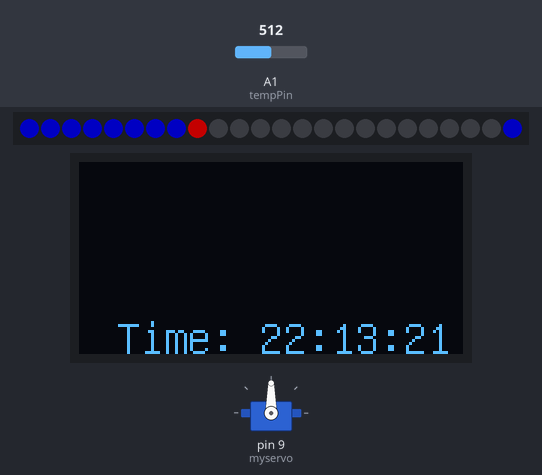
Recording of a sketch running on a simulated Arduino Uno, built with avr-gcc and run on an emulated ATmega328P. On the bench: 24 RGB LEDs in strip order, left to right, servo, 128×64 one-colour display. The inputs (shaded band) are chosen by the test bench; at power-on: A1 (tempPin) = 512. Dim RGB values are drawn brighter than linear; the local clock reads 2024-03-15 10:24:30 at power-on unless the sketch sets it.

Above: at 2.1 s.
2.2 s: A1 (tempPin) set to 523
At 2.9 s:
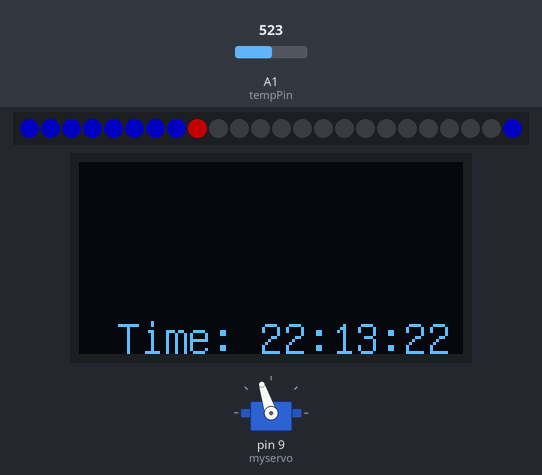
6.6 s: A1 (tempPin) set to 511
At 7.8 s:
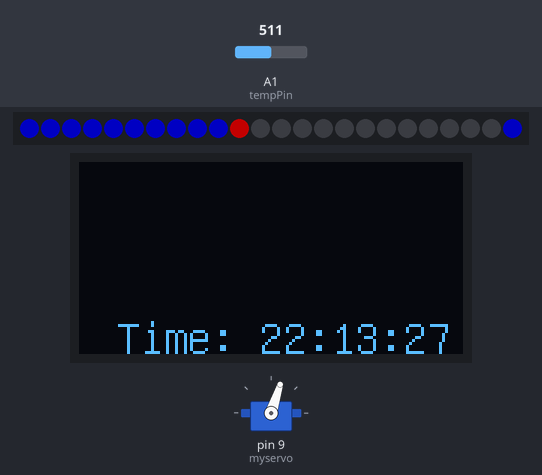
11.0 s: A1 (tempPin) set to 306
At 12.1 s:
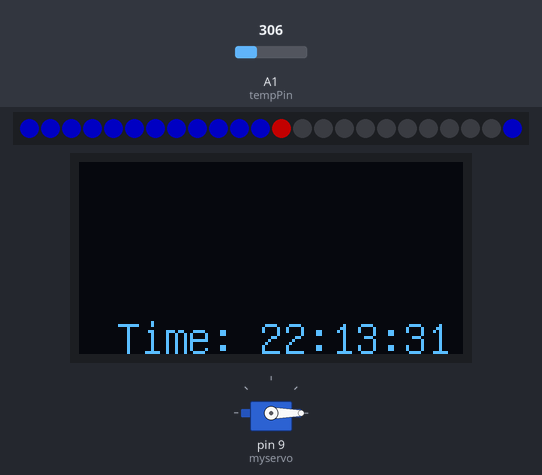
15.4 s: A1 (tempPin) set to 467
At 16.9 s:
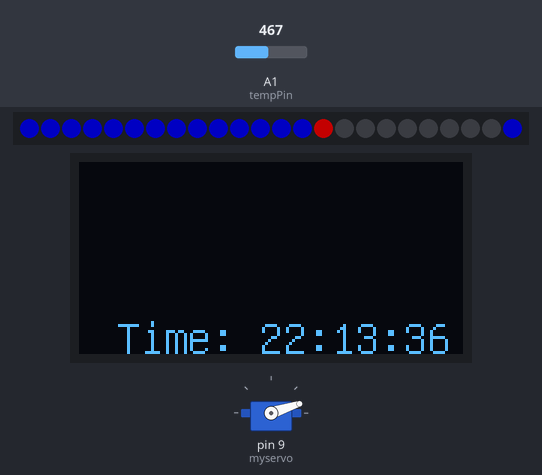
19.8 s: A1 (tempPin) set to 485
At 38.7 s:
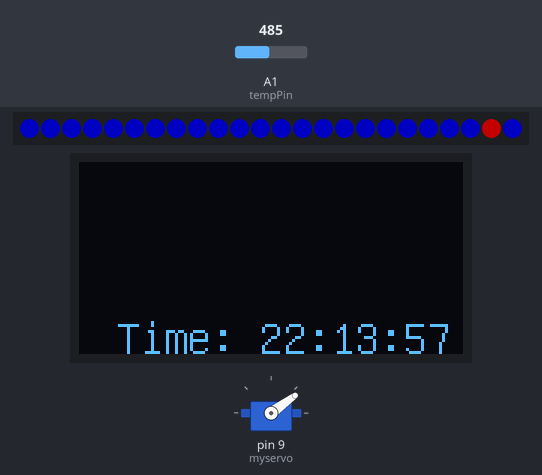
Timing chart, 0 to 40.2 s (numbered marks = the images above; inputs shaded):
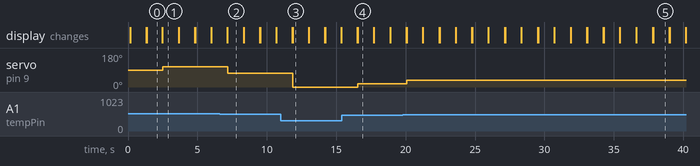

Measured:
- the behaviour switches between 522 and 523 on A1 (tempPin) (found by bisection; images 0 and 1)
- the behaviour switches between 477 and 478 on A1 (tempPin) (found by bisection; images 4 and 5)
- after the input at 2.2 s, servo on pin 9 (myservo): 90° → 108° after 0.30 s
- after the input at 6.6 s, servo on pin 9 (myservo): 108° → 72° after 0.57 s
- after the input at 11.0 s, servo on pin 9 (myservo): 72° → 0° after 0.86 s
- after the input at 15.4 s, servo on pin 9 (myservo): 0° → 18° after 1.2 s
- after the input at 19.8 s, servo on pin 9 (myservo): 18° → 36° after 0.29 s

The sketch:

Watch_project.ino
```cpp
/*
* Name: clock and temp project
* Author: Alexander Bohre
* Date: 2024-10-10
* Description: This project uses a ds3231 to measure time and displays the time to an 1306 oled display,
* it also measures temprature with a analog temprature module and displays a mapped value to a 9g-servo-motor
* and lastly it uses the ds3231 to display a minute with a Adafruit_neoPixel.
*/

// Include Libraries
#include <RTClib.h>
#include <Wire.h>
#include "U8glib.h"
#include <Servo.h>

#include <Adafruit_NeoPixel.h>

#define PIN 6


// Init constants

// Init global variables

const int tempPin = A1;
float temp = 0;
char t[32];

// construct objects
Adafruit_NeoPixel strip = Adafruit_NeoPixel(24, PIN, NEO_GRB + NEO_KHZ800);
RTC_DS3231 rtc;
Servo myservo;

U8GLIB_SSD1306_128X64 u8g(U8G_I2C_OPT_NO_ACK);	// Display which does not send AC


void setup() {
  // init communication
  strip.begin();
  strip.setBrightness(90);
  Serial.begin(9600);

  // Init Hardware
  myservo.attach(9);
  pinMode(tempPin, INPUT);
  Wire.begin();
  rtc.begin();
  rtc.adjust(DateTime(F(__DATE__),F(__TIME__)));

  u8g.setFont(u8g_font_unifont);
  pinMode(9, INPUT);
  pinMode(8, INPUT);
}

void loop() {

  oledWrite("Time: " + getTime());
  servoWrite(getTemp());
  colorLight(strip.Color(255, 0, 0), strip.Color(0, 0, 255));
  delay(1000);
}


/*
*This function reads time from an ds3231 module and package the time as a String
*Parameters: Void
*Returns: time in hh:mm:ss as String
*/
String getTime(){
  DateTime now = rtc.now();
  return((String(now.hour()) +":"+ String(now.minute()) +":"+ String(now.second())));
  delay(1000);
}

/*
*This function reads seconds from an ds3231 module and package the time as a int
*Parameters: Void
*Returns: second as int
*/
int getSecond(){
  DateTime now = rtc.now();
  return(now.second());
}
/*
* This function reads an analog pin connected to an analog temprature sensor and calculates the corresponding temp
*Parameters: Void
*Returns: temprature as float
*/
float getTemp(){
  // put your main code here, to run repeatedly:
  float R1 = 10000;  // value of R1 on board
  float logR2, R2, T;
  float c1 = 0.001129148, c2 = 0.000234125, c3 = 0.0000000876741;  //steinhart-hart coeficients for thermistor
  int Vo = analogRead(tempPin);
  R2 = R1 * (1023.0 / (float)Vo - 1.0);  //calculate resistance on thermistor
  logR2 = log(R2);
  T = (1.0 / (c1 + c2 * logR2 + c3 * logR2 * logR2 * logR2));  // temperature in Kelvin
  T = T - 273.15;                                              //convert Kelvin to Celcius
  return T;
}

/*
* This function takes a string and draws it to an oled display
*Parameters: - text: String to write to display
*Returns: void
*/
void oledWrite(String text) {
  // picture loop
  u8g.firstPage();
  do {
    u8g.drawStr(12,64, text.c_str());
  } while( u8g.nextPage());

}

/*
* takes a temprature value and maps it to corresponding degree on a servo
*Parameters: - value: temprature
*Returns: void
*/
void servoWrite(float value){
   float ang = map(value, 20, 30, 0, 180);
   myservo.write(ang);
}

/*
* This function colors the LED strip based on the current second, mapping seconds to LEDs.
*Parameters:
*c - uint32_t for the color red 0-255 (for the current LED)
*b - uint32_t for the color blue 0-255 (for the previous LED)
*Returns: void
*/
void colorLight(uint32_t c,uint32_t b) {
  for (int i = 0; i <= map(getSecond(), 0, 59, 0, 23); i += 1){
    strip.setPixelColor(i, c);
    if(i == 0){
      strip.setPixelColor(23,b);
    }
    else{
      strip.setPixelColor((i-1),b);
    }
  }

  strip.show();
  }
```
